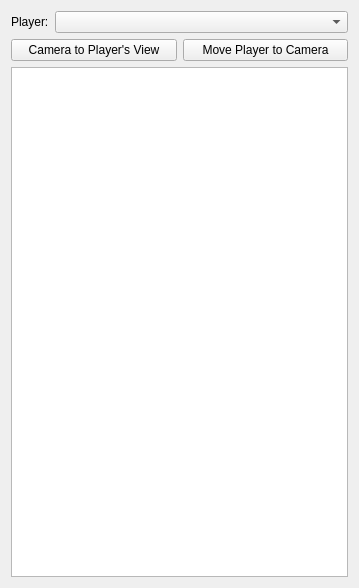
<?xml version="1.0" encoding="UTF-8"?>
<ui version="4.0">
 <class>Form</class>
 <widget class="QWidget" name="Form">
  <property name="geometry">
   <rect>
    <x>0</x>
    <y>0</y>
    <width>359</width>
    <height>588</height>
   </rect>
  </property>
  <property name="windowTitle">
   <string>Form</string>
  </property>
  <layout class="QVBoxLayout" name="verticalLayout">
   <item>
    <layout class="QHBoxLayout" name="horizontalLayout" stretch="0,1">
     <item>
      <widget class="QLabel" name="label">
       <property name="text">
        <string>Player:</string>
       </property>
      </widget>
     </item>
     <item>
      <widget class="QComboBox" name="playerListBox"/>
     </item>
    </layout>
   </item>
   <item>
    <layout class="QHBoxLayout" name="horizontalLayout_2">
     <item>
      <widget class="QPushButton" name="viewPlayerButton">
       <property name="text">
        <string>Camera to Player's View</string>
       </property>
      </widget>
     </item>
     <item>
      <widget class="QPushButton" name="movePlayerButton">
       <property name="text">
        <string>Move Player to Camera</string>
       </property>
      </widget>
     </item>
    </layout>
   </item>
   <item>
    <widget class="QTreeView" name="treeView">
     <property name="alternatingRowColors">
      <bool>true</bool>
     </property>
     <property name="sortingEnabled">
      <bool>true</bool>
     </property>
    </widget>
   </item>
  </layout>
 </widget>
 <resources/>
 <connections/>
</ui>
